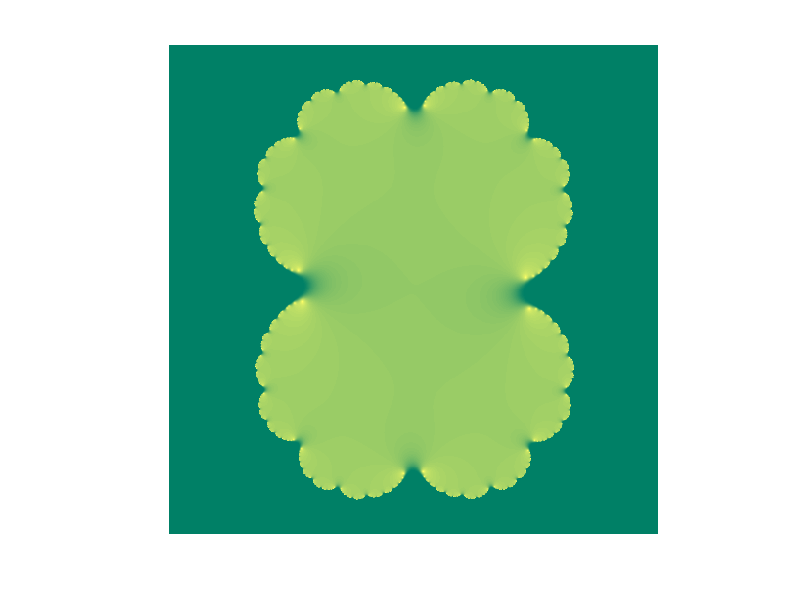
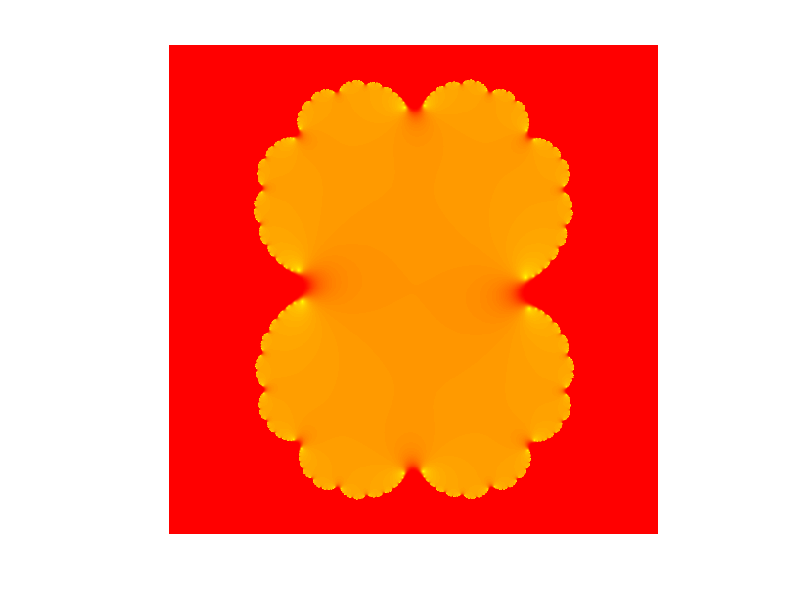
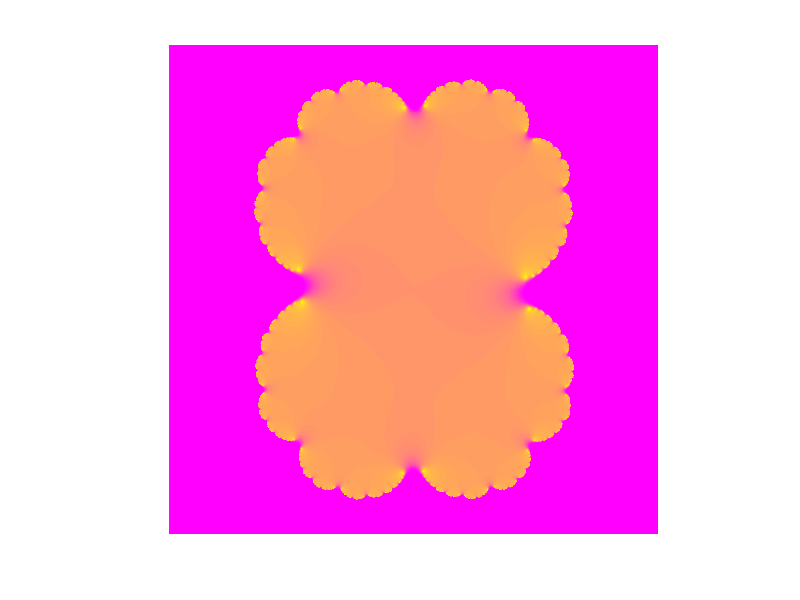
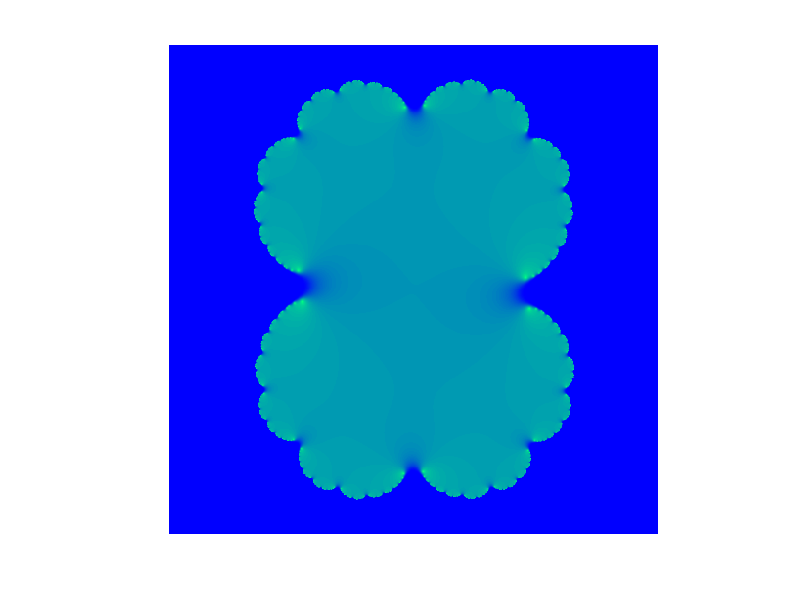

These charts were generated, in order, by the following MATLAB code:
function julia()
iter = 10;
npix = 500;
% Функція, що повертає зображення множини Жюліа
% iter - число ітерацій, palitra - кольорова палітра 
% npix - число точок по кожній з осей координат (розділення)
% область
dl=1.25;
% формування лінійного масиву розміром 1хnpix з початковим і кінцевим елементами
% в точках -dl та +dl
x=linspace(-dl,+dl,npix); y=linspace(-dl,+dl,npix); 
% матриця C містить всі початкові точки даної області
[X,Y]=meshgrid(x,y); Z=X+1i*Y; C=0.27334-0.00742*1i; % початкова точка
for l=1:iter Z=Z.^2+C; end
figure(1); W = exp(-abs(Z)); imagesc(W); colormap(summer); axis ('equal','off')
figure(2); W = exp(-abs(Z)); imagesc(W); colormap(autumn); axis ('equal','off')
figure(3); W = exp(-abs(Z)); imagesc(W); colormap(spring); axis ('equal','off')
figure(4); W = exp(-abs(Z)); imagesc(W); colormap(winter); axis ('equal','off')
end